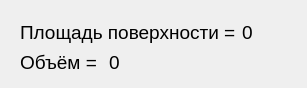
<?xml version="1.0" encoding="UTF-8"?>
<ui version="4.0">
 <class>SV</class>
 <widget class="QDialog" name="SV">
  <property name="geometry">
   <rect>
    <x>0</x>
    <y>0</y>
    <width>307</width>
    <height>88</height>
   </rect>
  </property>
  <property name="windowTitle">
   <string>Dialog</string>
  </property>
  <widget class="QWidget" name="">
   <property name="geometry">
    <rect>
     <x>20</x>
     <y>50</y>
     <width>150</width>
     <height>25</height>
    </rect>
   </property>
   <layout class="QHBoxLayout" name="horizontalLayout_2">
    <item>
     <widget class="QLabel" name="label_2">
      <property name="font">
       <font>
        <pointsize>14</pointsize>
       </font>
      </property>
      <property name="text">
       <string>Объём = </string>
      </property>
     </widget>
    </item>
    <item>
     <widget class="QLabel" name="v">
      <property name="font">
       <font>
        <pointsize>14</pointsize>
       </font>
      </property>
      <property name="text">
       <string>0</string>
      </property>
     </widget>
    </item>
   </layout>
  </widget>
  <widget class="QWidget" name="">
   <property name="geometry">
    <rect>
     <x>20</x>
     <y>20</y>
     <width>285</width>
     <height>25</height>
    </rect>
   </property>
   <layout class="QHBoxLayout" name="horizontalLayout">
    <item>
     <widget class="QLabel" name="label">
      <property name="font">
       <font>
        <pointsize>14</pointsize>
       </font>
      </property>
      <property name="text">
       <string>Площадь поверхности =</string>
      </property>
     </widget>
    </item>
    <item>
     <widget class="QLabel" name="s">
      <property name="font">
       <font>
        <pointsize>14</pointsize>
       </font>
      </property>
      <property name="text">
       <string>0</string>
      </property>
     </widget>
    </item>
   </layout>
  </widget>
 </widget>
 <resources/>
 <connections/>
</ui>
